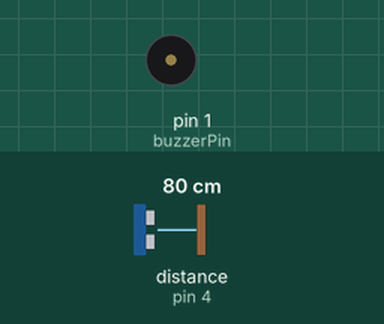
A sketch run on a simulated Arduino Uno, built with avr-gcc and run on an emulated ATmega328P. Shown: buzzer (waves = sounding, pin HIGH). Wiring (inferred from the names in the program): ultrasonic range finder: trigger pin 3; echo pin 4. Inputs (shaded band) come from the test bench; at power-on: distance to the obstacle (sensor on pin 4) 80 cm. The echo pulse lasts 58.3 µs per cm; pins used as bus, display or sensor lines are not drawn.

Above: at 1.2 s.
1.3 s: distance to the obstacle (sensor on pin 4) set to 56 cm
At 1.56 s:
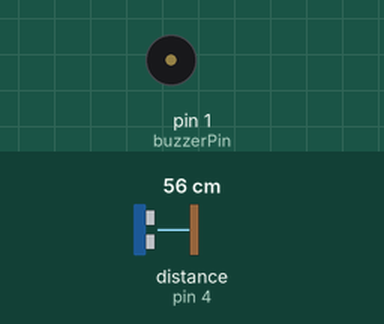
4.3 s: distance to the obstacle (sensor on pin 4) set to 46 cm
At 5.4 s:
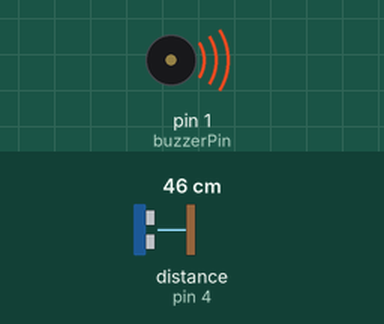
5.8 s: distance to the obstacle (sensor on pin 4) set to 60 cm
At 6.11 s:
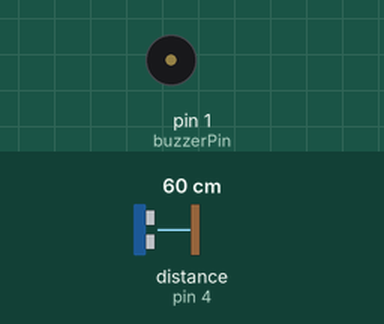
8.8 s: distance to the obstacle (sensor on pin 4) set to 2 cm
At 10.0 s:
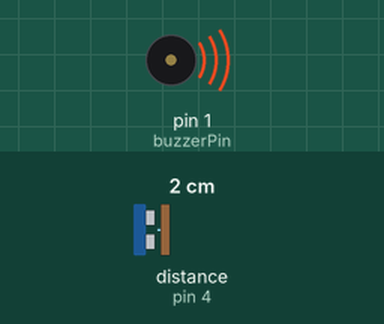
Timing chart, 0 to 11.3 s (numbered marks = the images above; inputs shaded):
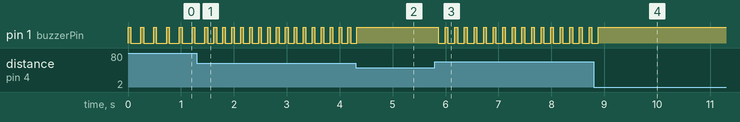

The sketch:

main-code.ino
```cpp
const int trigPin = 3;
const int echoPin = 4;
const int buzzerPin = 1;

void setup() {
  pinMode(trigPin, OUTPUT);
  pinMode(echoPin, INPUT);
  pinMode(buzzerPin, OUTPUT);
}

void loop() {
  digitalWrite(trigPin, LOW);
  delayMicroseconds(2);
  digitalWrite(trigPin, HIGH);
  delayMicroseconds(10);
  digitalWrite(trigPin, LOW);

  long duration = pulseIn(echoPin, HIGH);

  // 3. Hitung jarak dalam centimeter (cm)
  int distance = duration * 0.034 / 2;

  if (distance > 0 && distance < 50) {
    digitalWrite(buzzerPin, HIGH); }
  else if (distance >= 50 && distance <= 200) {
    int delayTime = map(distance, 50, 200, 50, 500); // memetakan jarak ke tempo delay
    digitalWrite(buzzerPin, HIGH);
    delay(50);
    digitalWrite(buzzerPin, LOW);
    delay(delayTime);
  }
  else {
    digitalWrite(buzzerPin, LOW);
  }

  delay(50);
}
```

Measured:
- the behaviour switches between 51 and 50 cm on distance to the obstacle (sensor on pin 4) (found by bisection; images 1 and 2)
- after the input at 1.3 s, pin 1 (buzzerPin): alternates HIGH for 0.05 s and LOW for 0.12 s, starting after 0.32 s
- after the input at 4.3 s, pin 1 (buzzerPin): goes on until 4.3 s, then stays HIGH
- after the input at 5.8 s, pin 1 (buzzerPin): alternates HIGH for 0.05 s and LOW for 0.13 s, starting after 0.06 s
- after the input at 8.8 s, pin 1 (buzzerPin): goes on until 8.9 s, then stays HIGH
- by itself, pin 1 (buzzerPin): alternates HIGH for 0.05 s and LOW for 0.19 s
